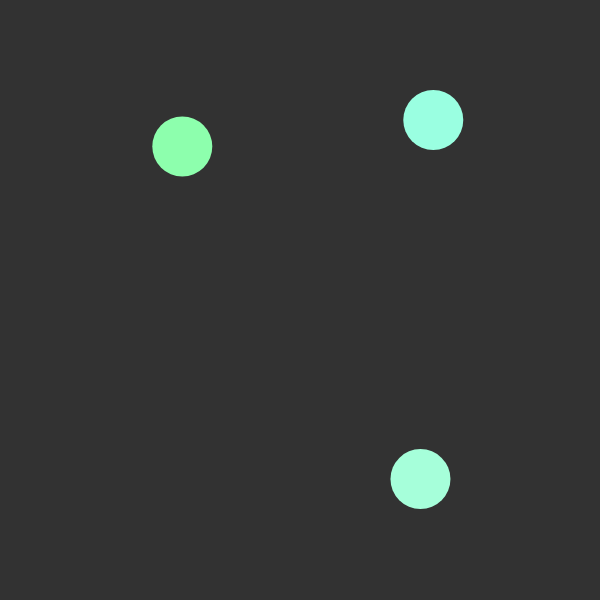
Frame 1 (no input)
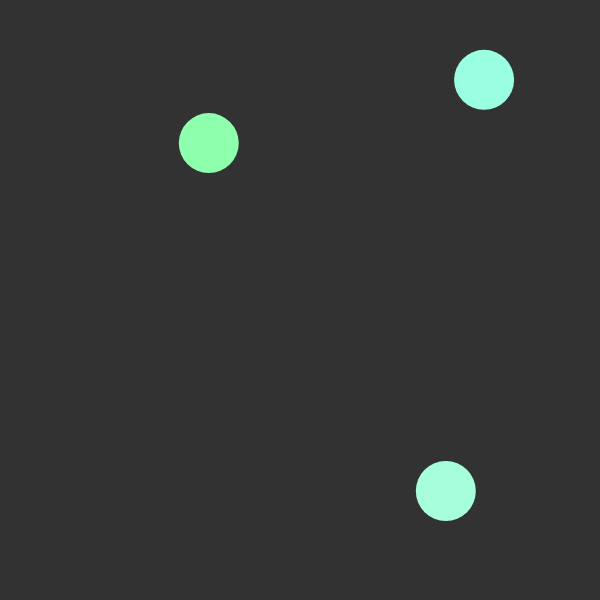
Frame 60 (no input)
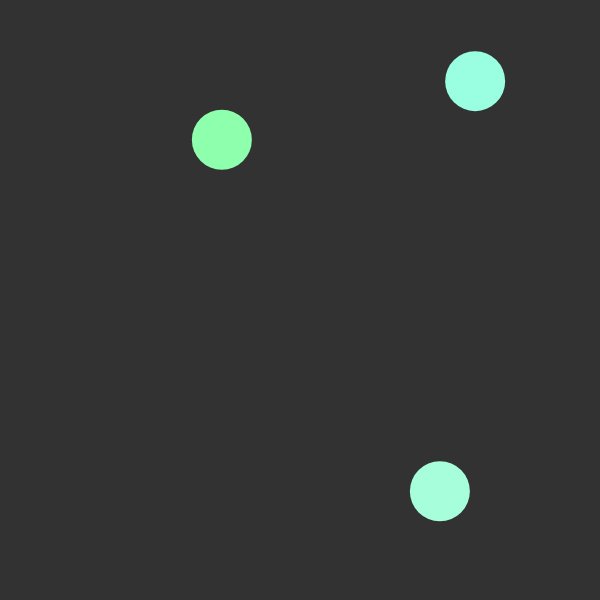
Frame 120 (the mouse pressed at the canvas centre since frame 60)

The p5.js sketch that drew these frames (run headless with seeded random() and noise() and a simulated clock; from frame 60 on, the mouse is pressed at the canvas centre):

// p5.js sketch
// ── sketch.js
var cells = [];

function setup() {
	createCanvas(600, 600);
	cells.push(new Cell());
	cells.push(new Cell());
	cells.push(new Cell());
}

function draw() {
	background(50);
	for(var i = cells.length - 1; i >= 0; i--) {
		cells[i].update();
		cells[i].display();
	}
}

function mousePressed() {
	for (var i = cells.length - 1; i >= 0; i--) {
		if (cells[i].clicked(mouseX, mouseY)) {
			var CellA = cells[i].divide();
			var CellB = cells[i].divide();
			var CellC = cells[i].divide();
			cells.splice(i, 1);
			cells.push(CellA);
			cells.push(CellB);
			cells.push(CellC);
			return;
		}
	}
}
// ── cell.js
function Cell(pos, r) {
	this.pos = pos || createVector(random(width), random(height));
	this.r = r || 60;
	this.velocity = random(3, 6);
	this.dir = p5.Vector.random2D();
	this.c = color(random(100,255), 255, random(100,255));

	this.update = function() {
		if (this.velocity > 0) {
			var shootdir = this.dir.copy();
			shootdir.mult(this.velocity);
			this.velocity -= 0.2;

			if (this.velocity < 0) {
				this.velocity = 0;
			}
			this.pos.add(shootdir);
		}
		var jiggle = p5.Vector.random2D();
		this.pos.add(jiggle.mult(1.2));

		// check edges
		if (this.pos.x < 20) this.pos.x = 20;
		if (this.pos.x > width-20) this.pos.x = width-20;
		if (this.pos.y < 20) this.pos.y = 20;
		if (this.pos.y > height-20) this.pos.y = height-20;
	}

	this.display = function() {
		noStroke();
		fill(this.c);
		ellipse(this.pos.x, this.pos.y, this.r, this.r);
	}

	this.clicked = function(x, y) {
		var d = dist(this.pos.x, this.pos.y, x, y);
		return (d <= this.r);
	}

	this.divide = function() {
		var newPos = this.pos.copy();
		return new Cell(newPos, this.r*0.8);
	}
}
